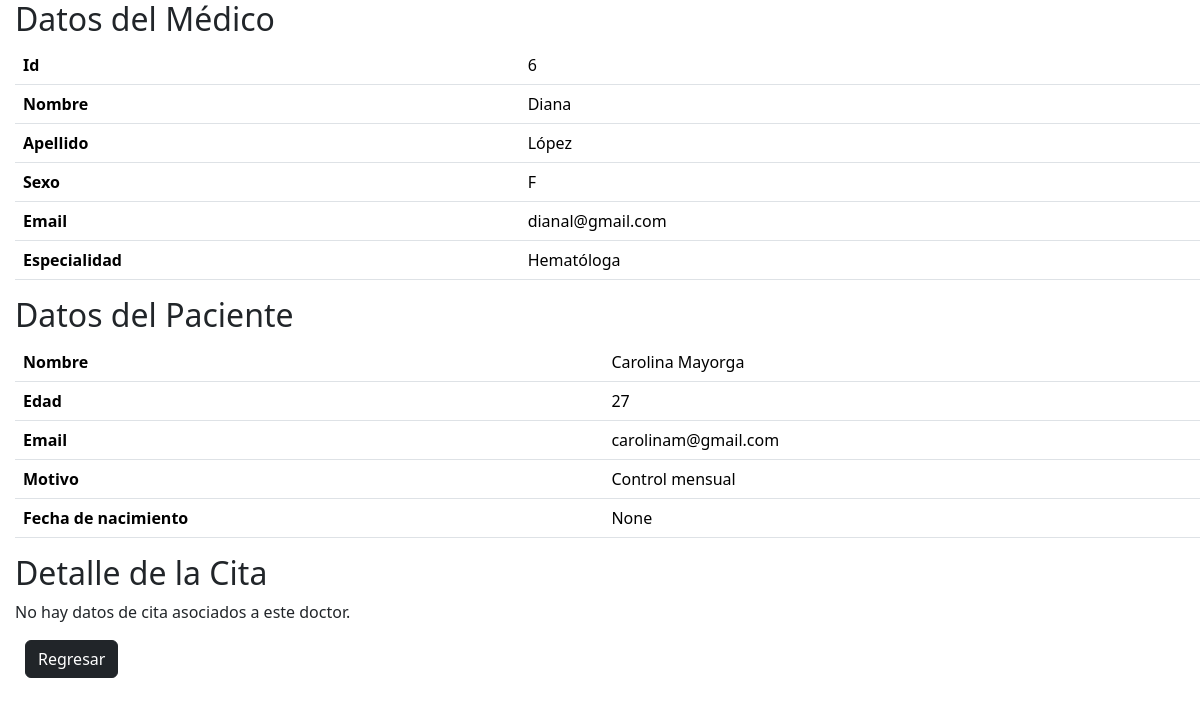
Page /ver_medico/6 on the earlier database version.
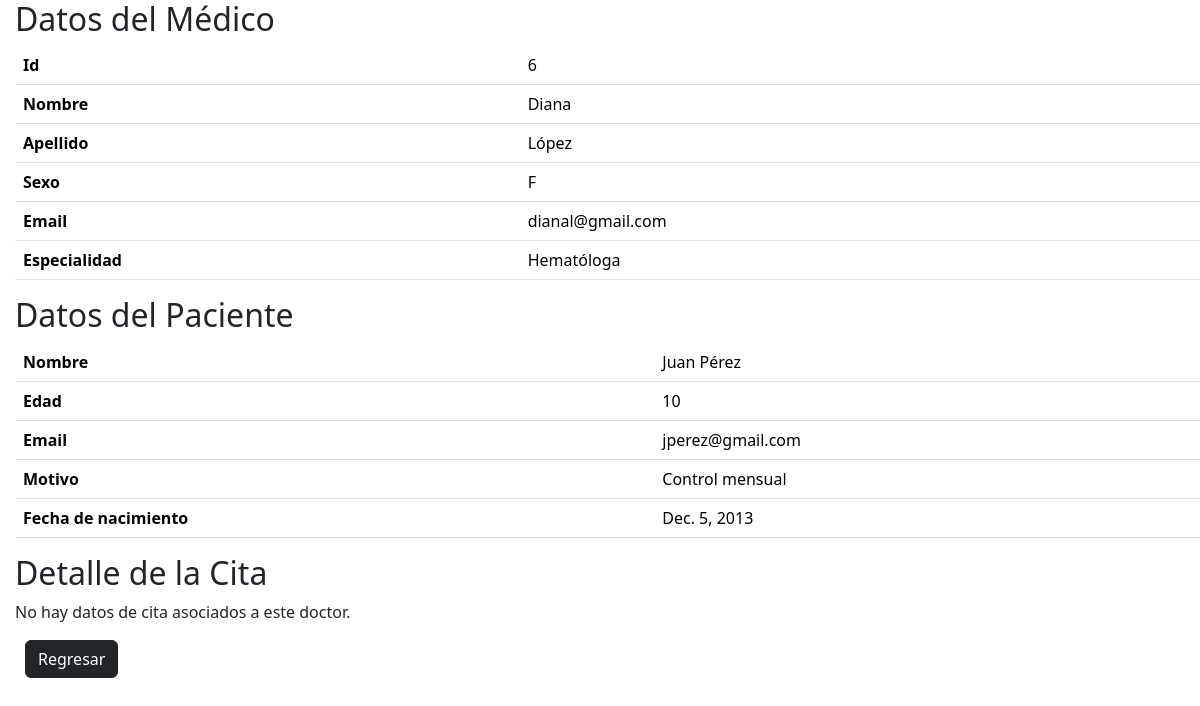
Same page on the later database version.
### medico/models.py (models this page shows, shortened)
class Doctor(models.Model):
    SEXO = [
        ("M", "Masculino"),
        ("F", "Femenino"),
    ]
    nombre = models.CharField(max_length=20)
    apellido = models.CharField(max_length=20)
    sexo = models.CharField(max_length=1, choices=SEXO, null=True)
    email = models.EmailField(max_length=50)
    especialidad = models.CharField(max_length=50, default='Médico General')
    paciente = models.ForeignKey(Paciente, on_delete=models.SET_NULL, null=True)

class Paciente(models.Model):
    nombre = models.CharField(max_length=30)
    edad = models.IntegerField()
    email = models.EmailField(max_length=50, null=True)
    motivo = models.CharField(max_length=100)
    fecha_nacimiento = models.DateField(null=True)

### medico/views.py (the view)
# urls.py: path('ver_medico/<int:id>', ver_medico),
def ver_medico(request, id):
    doctor = get_object_or_404(Doctor, pk=id)
    datos = {'medico': doctor}
    pagina = loader.get_template('ver.html')
    return HttpResponse(pagina.render(datos, request))

### medico/templates/ver.html (shortened to what this page needs)
<html lang="es">
<head>
    <link href="https://cdn.jsdelivr.net/npm/bootstrap@5.3.2/dist/css/bootstrap.min.css" rel="stylesheet">
    <link rel="stylesheet" href="https://cdn.jsdelivr.net/npm/bootstrap-icons@1.15.0/font/bootstrap-icons.css">
</head>
<body style="margin-left: 15px;">
    <h2>Datos del Médico</h2>
    <table class="table">
        <tr>
            <th>Id</th>
            <td>{{medico.id}}</td>
        </tr>
        <tr>
            <th>Nombre</th>
            <td>{{medico.nombre}}</td>
        </tr>
        <tr>
            <th>Apellido</th>
            <td>{{medico.apellido}}</td>
        </tr>
        <tr>
            <th>Sexo</th>
            <td>{{medico.sexo}}</td>
        </tr>
        <tr>
            <th>Email</th>
            <td>{{medico.email}}</td>
        </tr>
        <tr>
            <th>Especialidad</th>
            <td>{{medico.especialidad}}</td>
        </tr>
    </table>
    <h2>Datos del Paciente</h2>
    {% if medico.paciente %}
        <table class="table">
            <tr>
                <th>Nombre</th>
                <td>{{medico.paciente.nombre}}</td>
            </tr>
            <tr>
                <th>Edad</th>
                <td >{{medico.paciente.edad}}</td>
            </tr>
            <tr>
                <th>Email</th>
                <td>{{medico.paciente.email}}</td>
            </tr>
            <tr>
                <th>Motivo</th>
                <td>{{medico.paciente.motivo}}</td>
            </tr>
            <tr>
                <th>Fecha de nacimiento</th>
                <td>{{medico.paciente.fecha_nacimiento}}</td>
            </tr>
        </table>
    {% else %}
        <p>No hay datos de paciente asociados a este doctor.</p>
    {% endif %}
    <h2>Detalle de la Cita</h2>
    {% if medico.cita %}
        <table class="table">
            <tr>
                <th>Paciente</th>
                <td>{{medico.cita.paciente}}</td>
            </tr>
            <tr>
                <th>Fecha</th>
                <td>{{medico.cita.fecha}}</td>
            </tr>
            <tr>
                <th>Hora</th>
                <td>{{medico.cita.hora}}</td>
            </tr>
        </table>
    {% else %}
        <p>No hay datos de cita asociados a este doctor.</p>
    {% endif %}
    <a href="{% url 'inicio' %}" class="btn btn-dark" style="margin-left: 10px;">Regresar</a>
</body>
</html>

Differences in the rows shown:
changed Doctor "Diana": paciente.nombre "Carolina Mayorga" → "Juan Pérez"; paciente.edad "27" → "10"; paciente.email "carolinam@gmail.com" → "jperez@gmail.com"; paciente.fecha_nacimiento "None" → "Dec. 5, 2013"
